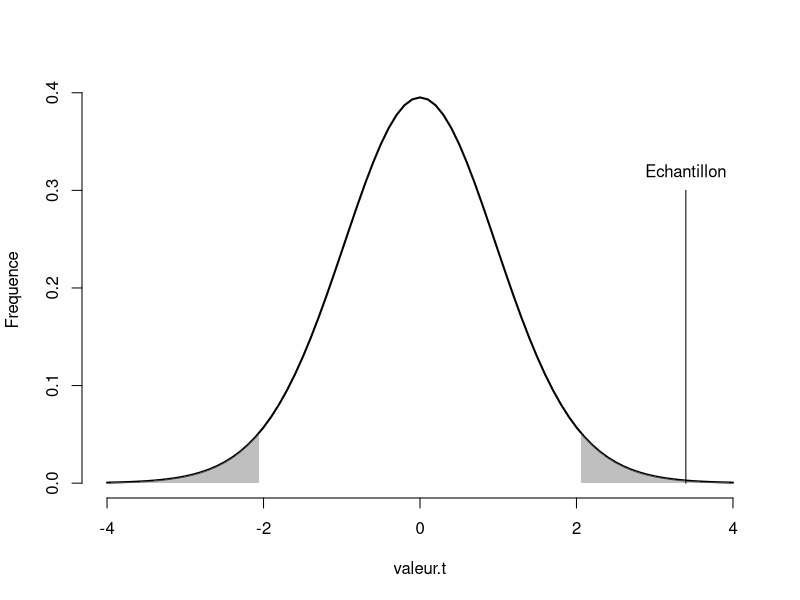
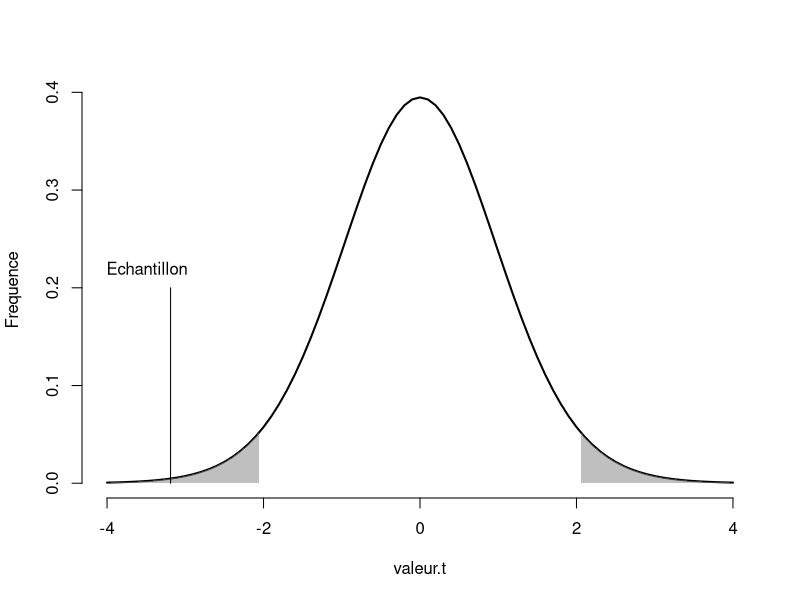
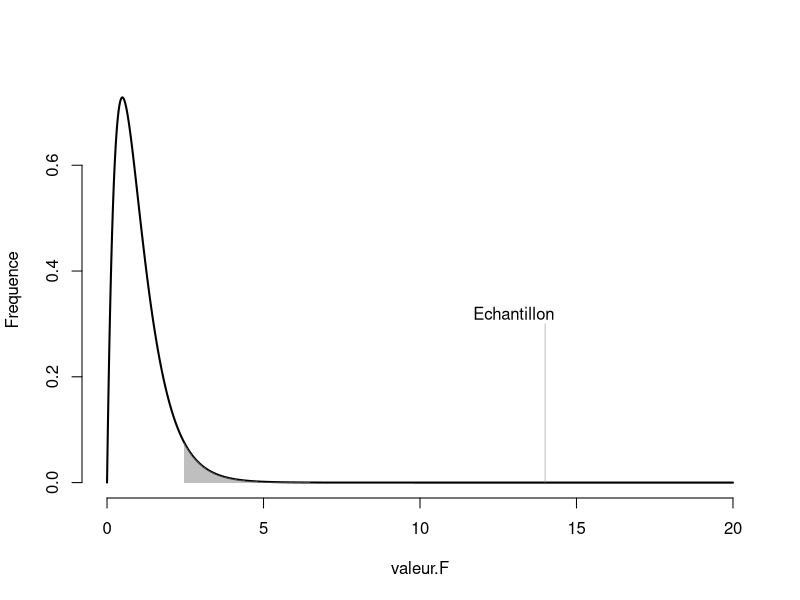

Source code (R) for these figures, in order: (Note: this script raises an error after producing the figures.)
## ---- chunk 1
testt.ind <- function(x1, x2){
  # x1 est une variable continue associée au groupe 1
  # x2 est une variable continue associée au groupe 2
  
  # Calcul des moyennes
  x1bar <- mean(x1) ; x2bar <- mean(x2)
  
  # Calcul des variances
  x1var <- var(x1) ; x2var <- var(x2)
  
  # Calcul des tailles d'échantillon
  nx1 <- length(x1) ; nx2 <- length(x2)
  
  # Valeur-t, degrés de liberté et valeur-p
  vt <- (x1bar - x2bar) / sqrt(x1var / nx1 + x2var / nx2)
  dl <- nx1 + nx2 - 2
  vp <- (1 - pt(abs(vt), df = dl)) * 2 
  statistique <- list(valeur.t = vt, dl = dl, valeur.p = vp)
  return(statistique)
}
## ---- chunk 2
# Un exemple de jeu de données programmé de deux façons
# Méthode 1
set.seed(2021)
gr0 <- rnorm(n = 15, mean = 1, sd = 1)
gr1 <- rnorm(n = 15, mean = 0, sd = 1)

# Méthode 2
set.seed(2021)

x1 <- c(rep(0, 15), rep(1, 15)) # Appartenance au groupe (0 et 1)
e  <- rnorm(n = 30, mean = 0, sd = 1) # Erreur interindividuel
mu0 <- 1  # La moyenne du groupe référent
mu1 <- -1 # Le deuxième groupe a une différence de moyenne de -1

y <- mu0 + mu1 * x1 + e

# Présenter quelques participants; retirer les crochets pour voir tous
(cbind(method1 = c(gr0, gr1), method2 = y))[10:20,]
## ---- chunk 3
# Vérification de la fonction maison
testt.ind(gr0, gr1)

# Comparer avec la fonction R
t.test(gr0, gr1, var.equal = TRUE)
## ---- chunk 4
testt.ind2 <-function(x1, x2){
  # x1 est une variable continue associée au groupe 1
  # x2 est une variable continue associée au groupe 2
  x1bar <- mean(x1) ; x2bar <- mean(x2)  # Les moyennes
  x1var <- var(x1) ; x2var <- var(x2)    # Les variances
  nx1 <- length(x1) ; nx2 <- length(x2)  # Les tailles
  
  # L'erreur type 
  et <- sqrt(x1var / nx1 + x2var / nx2)
  
  # Valeur-t
  vt <- (x1bar - x2bar) / et
  
  # Correction des degrés de liberté
  dl <- et^4 / 
    ((x1var^2 / (nx1^2 * (nx1 - 1))) + 
       (x2var^2 / (nx2^2 * (nx2 - 1))))
  
  # Valeur-p
  vp <- (1 - pt(abs(vt), df = dl)) * 2 
  
  statistique <- list(valeur.t = vt, dl = dl, valeur.p = vp)
  return(statistique)
}
## ---- chunk 5
t.test(gr0, gr1) # Absence de l'argument var.equal = TRUE
testt.ind2(gr0, gr1)
## ---- chunk 6
res <- testt.ind2(gr0, gr1)

minx <- -4 ; maxx <- 4
valeur.t <- seq(minx, maxx, by = .1)
Frequence <- dt(valeur.t, df = res$dl)
plot(valeur.t, Frequence, bty = "n", type = "l", lwd = 2, xlim = c(minx, maxx))

crit = qt(.975, df = res$dl)
xx = seq(crit, maxx, .0001)
xax1 = c(crit, xx, maxx)
yax1 = c(0, dt(xx, df = res$dl),0)
polygon(xax1, yax1, border = NA, col = rgb(.5,.5,.5,.5))
crit = qt(.025,df = res$dl)
xx = seq(minx, crit, .0001)
xax2 = c(minx, xx, crit)
yax2 = c(0, dt(xx, df = res$dl),0)
polygon(xax2, yax2, border = NA, col = rgb(.5,.5,.5,.5))

segments(x0 = res$valeur.t, y0 = 0, y1 = 0.3, col = "black")
text(x = res$valeur.t, y = .32, labels = "Echantillon")

## ---- chunk 7
testt.dep <- function(temps1, temps2){
  # Temps est une variable continue mesurée 
  # à deux occasions auprès des mêmes participants
  
  # Calculer la différence
  difference <- temps1 - temps2
  dbar <- mean(difference) # La moyenne des différences
  dvar <- var(difference)  # L'écart type des différences
  n <- length(difference)  # Taille d'échantillon
  
  # Valeur-t, degrés de liberté et valeur-p
  vt <- (dbar) / sqrt(dvar / n)
  dl <- n - 1                   
  vp <- (1 - pt(abs(vt), df = dl)) * 2 
  statistique <- list(valeur.t = vt, dl = dl, valeur.p = vp)
  return(statistique)
}
## ---- chunk 8
# Un exemple de jeu de données
set.seed(148)
temps1 <- rnorm(n = 25, mean = 0, sd = 2)
difference <- rnorm(n = 25, mean = 2, sd = 2)
temps2 <- temps1 + difference
## ---- chunk 9
t.test(temps1, temps2, paired = TRUE)
testt.dep(temps1, temps2)
## ---- chunk 10
res = testt.dep(temps1, temps2)

minx = -4 ; maxx = 4
valeur.t = seq(minx, maxx, by = .1)
Frequence = dt(valeur.t, df = res$dl)
plot(valeur.t, Frequence, bty = "n", type = "l", lwd = 2, xlim = c(minx,maxx))

crit = qt(.975, df = res$dl)
xx = seq(crit, maxx, .0001)
xax1 = c(crit, xx, maxx)
yax1 = c(0, dt(xx, df = res$dl),0)
polygon(xax1, yax1, border = NA, col = rgb(.5,.5,.5,.5))
crit = qt(.025, df = res$dl)
xx = seq(minx, crit, .0001)
xax2 = c(minx, xx, crit)
yax2 = c(0, dt(xx, df = res$dl),0)
polygon(xax2, yax2, border = NA, col = rgb(.5,.5,.5,.5))

segments(x0 = res$valeur.t, y0 = 0, y1 = 0.2, col = "black")
text(x = res$valeur.t-.3, y = .22, labels = "Echantillon")

## ---- chunk 11
nk <- 5 # nombre d'unités par groupe
k <- 4  # nombre de groupes
# En ordre
groupe1 <- rep(1:k, each = nk)
# En alternance
groupe2 <- rep(1:k, times = nk)
# Aléatoire
set.seed(765)
groupe3 <- sample(x = 1:k, size = (k * nk), replace = TRUE)
cbind(groupe1, groupe2, groupe3)
## ---- chunk 12
categorie <- c("char", "chat", "cheval", "chevalier", "chien")
nk <- 2
groupe <- as.factor(rep(categorie, each = nk)) # Déclarer comme facteur
groupe
## ---- chunk 13
# Pour la reproductibilité
set.seed(2602)
char      <- rnorm(n = nk, mean = 15, sd = 4) 
chat      <- rnorm(n = nk, mean = 20, sd = 4) # Différences ici
cheval    <- rnorm(n = nk, mean = 10, sd = 4) # et ici
chevalier <- rnorm(n = nk, mean = 15, sd = 4)
chien     <- rnorm(n = nk, mean = 15, sd = 4) 
# Combinés
score <- round(c(char, chat, cheval, chevalier, chien))
# Conserver toutes les informations en un jeu de données
donnees <- data.frame(groupe, score)
head(donnees)
## ---- chunk 14
dummy.coding <- function(x){
  # Retourne un codage factice de x
  # avec les facteurs en ordre alphabétique
  W <- sapply(unique(x), 
              USE.NAMES = TRUE,
              FUN = function(v) {x == v}) * 1 
  return(W)
}
## ---- chunk 15
# Pour la reproductibilité
set.seed(2602)

# Facteur de groupe
k <- length(categorie)
nk <- 2
groupe <- rep(categorie, each = nk)

# Groupement
X <- dummy.coding(groupe)[,-5] # groupe 4 "chien" comme référent

# Spécifications des paramètres
mu0 <- 15
mu <- c(0, 5, -5, 0)
e <- rnorm(n = k * nk, sd = 4)

# Création des scores
score <- round(mu0 + X %*% mu + e)

# Comparaison des valeurs
cbind(donnees, score)
## ---- chunk 16
set.seed(2602)
nk <- 20
groupe <- as.factor(rep(categorie, each = nk)) # Déclarer comme facteur
k <- length(categorie)
# Groupement
X = dummy.coding(groupe)[,-5] # groupe 5 "chevalier" comme référent
#
mu0 = 15
mu = c(0, 5, -5, 0)
e = rnorm(n = k * nk, sd = 4)
score = round(mu0 + X %*% mu + e)
donnees = data.frame(groupe, score)
## ---- chunk 17
# Anova de base
res <- aov(score ~ groupe, data = donnees)
summary(res)

# Fonction maison
gr <- table(donnees$groupe)
k  <- length(gr)          # Nombre de groupes
nk <- dim(donnees)[1] / k # Nombre de participants par groupe

# Moyennes et variance par (`by()`) groupes
moyenne  <- by(donnees$score, donnees$groupe, mean)
variance <- by(donnees$score, donnees$groupe, var)

# Statistiques
CMI <- nk * var(moyenne)
CMR <- mean(variance)
dl1 <- k - 1
dl2 <- k * (nk - 1)
vf <- CMI / CMR 
vp <- (1 - pf(vf, df1 = dl1, df2 = dl2)) 

# Création du tableau
resultats <- matrix(0,2,5) # Tableau vide

# Ajouter noms
colnames(resultats)  <- c("dl", "SS", "CM", "F", "p")
row.names(resultats) <- c("groupe", "residu")

# Ajouter valeurs
resultats[1,] <- c(dl1, CMI * dl1, CMI, vf, vp)
resultats[2,] <- c(dl2, CMR * dl2, CMR, 0, 0)
resultats
## ---- chunk 18
minx = 0 ; maxx = 20
valeur.F = seq(minx, maxx, by = .001)
Frequence = df(valeur.F, df = dl1, df2 = dl2)
plot(valeur.F, Frequence, bty = "n", type = "l", lwd = 2, xlim = c(minx,maxx))

crit = qf(.95,df = dl1, df2 = dl2)
xx = seq(crit, maxx, .0001)
xax1 = c(crit, xx, maxx)
yax1 = c(0, df(xx, df = dl1, df2 = dl2),0)
polygon(xax1, yax1, border = NA, col = rgb(.5,.5,.5,.5))

segments(x0 = vf, y0 = 0, y1 = 0.3, col = rgb(.5,.5,.5,.5))
text(x = vf-1, y = .32, labels = "Echantillon")
## ---- chunk 19
covariance <- function(x, y){
  # X est une data.frame ou matrice de n sujets par p variables
  n <- length(x)
  # centrer variables
  xc <- x - mean(x)
  yc <- y - mean(y)
  prod.xy <- xc * yc
  cov.xy <- sum(prod.xy) / (n-1)
  return(cov.xy)
}
## ---- chunk 20
set.seed(42)
n <- 100
r <- c(-.999, -.75, -.5, -.25, 0, .25, .5, .75, .999)
DATA = numeric()
for(i in 1:length(r)){
  X = round(MASS::mvrnorm(n = n, 
                          mu = c(0,0),
                          Sigma = matrix(c(1,r[i],r[i],1),2,2)),4)
  DATA = rbind(DATA,cbind(X,r[i]))
}

DATA = data.frame(DATA)
colnames(DATA) = c("Variable1", "Variable2", "Correlation")

ggplot(data = DATA, aes(x = Variable1,y = Variable2)) +
  geom_point() + 
  facet_wrap(vars(Correlation), ncol = 3, labeller = label_bquote(rho == .(Correlation))) + theme_apa()

## ---- chunk 21
# Option 1 : Calcul complet
correlation1 <- function(x, y){
  
  # La taille d'échantillon
  n <- length(x)
  
  # Centrer les variables
  xc <- x - mean(x)
  yc <- y - mean(y)
  
  # Produit des variables
  prod.xy <- xc * yc
  
  # La somme des produits divisée par n - 1
  cov.xy <- sum(prod.xy) / (n - 1)  # La covariance
  
  # Diviser par les écarts types
  cor.xy <- cov.xy / (sd(x) * sd(y))
  
  return(cor.xy)
}

# Option 2 : Basé sur la covariance
correlation2 <- function(x, y){
  
  # Calculer la covariance
  cov.xy <- covariance(x,y)
  
  # Diviser par les écarts types
  cor.xy <- cov.xy / (sd(x) * sd(y))
  return(cor.xy)
}

# Option 3 : Basé sur des variables standardisées
correlation3 <- function(x, y){
  
  # La taille d'échantillon
  n <- length(x)
  
  # Centrer et réduire les variables
  xs <- (x - mean(x)) / sd(x)
  ys <- (y - mean(y)) / sd(y)
  
  # La somme des produits divisé par n - 1
  cor.xy <- sum(xs * ys)/(n - 1)
  
  return(cor.xy)
}
## ---- chunk 22
# Pour la reproductibilité
set.seed(820)

# Taille d'échantillon importante pour réduire l'erreur d'échantillonnage
n <- 10000

# La corrélation désirée
r <- .70

# Création d'une matrice de corrélation
R <- matrix(c(1, r, r, 1), nrow = 2, ncol = 2)

# Création des données 
donnees <- data.frame(MASS::mvrnorm(n = n, 
                                    mu = c(0,0), 
                                    Sigma = R))
colnames(donnees) <- c("x", "y") # Ajouter des noms de colonnes

# Voici la matrice de corrélation
R

# Voici une visualisation partielle des données
head(donnees)

# Vérifications des variables
mean(donnees$x); mean(donnees$y); sd(donnees$x); sd(donnees$y)

# Les résultats sont près des attentes
# Vérifications de la corrélations
cor(donnees$x, donnees$y)
correlation1(donnees$x, donnees$y)
correlation2(donnees$x, donnees$y)
correlation3(donnees$x, donnees$y)
## ---- chunk 23
# Création d'une matrice de corrélation 
# Il pourrait également s'agir d'un vecteur ou d'un scalaire.
r <- matrix(c( 1, .5, .4,
               .5,  1, .3,
               .4, .3,  1), 
            nrow = 3, ncol = 3)

# Nombre d'unités (valeur arbitraire ici)
n <- 10

# Valeurs-t
vt <- r * sqrt(n - 2) / sqrt(1 - r ^ 2)

# Valeurs-p
vp <- (1 - pt(abs(vt), df = n - 2)) * 2
vt ; vp
## ---- chunk 24
set.seed(1)
n <- 250
climatosceptique <- sample(c("oui","non"), size = n, 
                           replace = TRUE, prob = c(.25, .75))
voiture <- rep(0, n)
voiture[climatosceptique == "oui"] <- sample(c("non","oui"), 
                                             size = sum(climatosceptique == "oui"), replace = TRUE, prob = c(.2, .8))
voiture[climatosceptique == "non"] <- sample(c("non","oui"), size = sum(climatosceptique == "non"), replace = TRUE, prob = c(.5, .5))
donnees = data.frame(climatosceptique, voiture)

tab = table(donnees)
#print(tab)
#tab2 = matrix(tab[1:4],2,2)
#3colnames(tab2) = c("oui", "non")
#rownames(tab2) =  c("oui", "non")
kbl(tab, align = "c", booktabs = TRUE, caption = "Tableau de contingence de la relation entre posséder une voiture et le climatoscepticisme") %>%  
  kable_classic(full_width = F)  %>%  
  add_header_above(c("Climatosceptique" = 1, "Voiture" = 2)) %>%
  kable_styling(position = "center", latex_options = "HOLD_position")
#  

## ---- chunk 25
tab2 = cbind(tab, rowSums(tab))
tab2 = rbind(tab2, Total = colSums(tab2))
kbl(tab2, align = "c", booktabs = TRUE, caption = "Tableau de contingence étendu avec les totaux") %>%  
  kable_classic(full_width = F)  %>%  
  add_header_above(c("Climatosceptique" = 1, "Voiture" = 2, Total = 1)) %>%
  kable_styling(position = "center", latex_options = "HOLD_position")
## ---- chunk 26
khicarre <- function(obs){
  # Obs est une table de contingence
  # Somme colonne
  SC <- as.matrix(colSums(obs))
  # Somme ligne
  SL <- as.matrix(rowSums(obs))
  # Grand total
  TT <- sum(obs)
  # Proportion théoriques
  theo <- SL %*% t(SC) / TT
  # khi carré
  khi2 <- sum((obs - theo) ^ 2 / theo)
  dl <- (length(SL) - 1) * (length(SC) - 1)
  vp <- 1 - pchisq(khi2, dl)
  # Sortie
  statistiques <- list(khi2 = khi2, dl = dl, valeur.p = vp)
  return(statistiques)
}
## ---- chunk 27
set.seed(54)
n <- 100

# Première variable
sexe <- sample(c("homme","femme"), 
               size = n, 
               replace = TRUE, 
               prob = c(.5,.5))
tabac <- rep(0, 100)

# Proportions conditionnelles
tabac[sexe == "femme"] <- sample(c("fumeur","non-fumeur"), 
                                 size = sum(sexe == "femme"), 
                                 replace = TRUE, 
                                 prob = c(.2,.8))

tabac[sexe == "homme"] <- sample(c("fumeur","non-fumeur"), 
                                 size = sum(sexe == "homme"), 
                                 replace = TRUE, 
                                 prob = c(.1,.9))
#base données
donnees <- data.frame(sexe, tabac)
table(donnees)
## ---- chunk 28
# Table de contingence
TC <- table(donnees)
# Fonction maison
khicarre(TC)

# Fonction de base
summary(TC)

# Autre fonction de base
resultat <- chisq.test(TC, correct = FALSE)
resultat

# Et pour plus de précision...
resultat$statistic
resultat$p.value

# Le test exact de Fisher
resultat.fisher <- fisher.test(TC)
resultat.fisher
resultat.fisher$p.value
